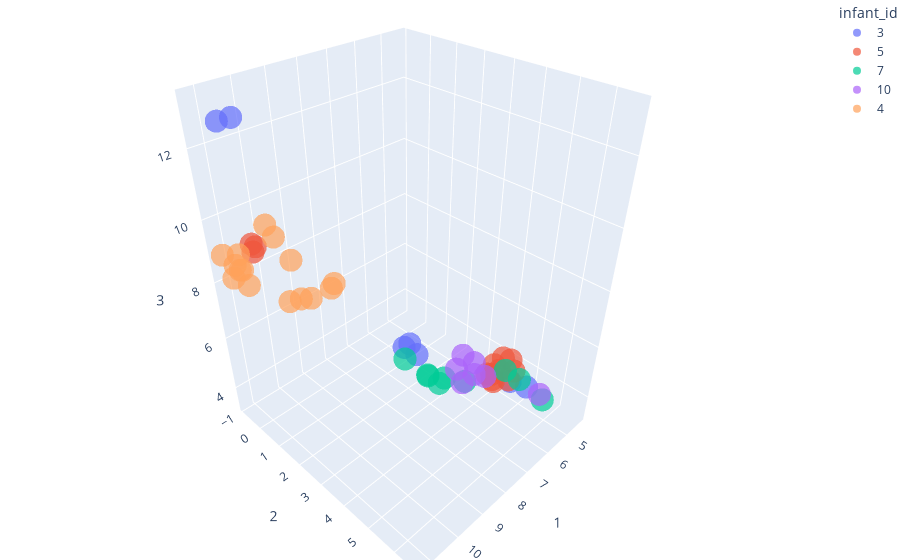

The cell this chart's notebook holds for it:
### Markdown cell above
### Infant clustering

### Code cell
fig = px.scatter_3d(umap_braycurtis_metadata_246_merged,
                    x=1,
                    y=2,
                    z=3,
                    color='infant_id',
                    opacity=0.7)

fig.update_layout(margin=dict(l=0, r=0, b=0, t=0))
fig.show()

### Figure 1 — Plotly figure (JSON) as saved in the notebook; plotly's stock layout.template omitted (floating-point values rounded to 4 significant figures)
{"data": [{"hovertemplate": "infant_id=3<br>1=%{x}<br>2=%{y}<br>3=%{z}<extra></extra>", "legendgroup": "3", "marker": {"color": "#636efa", "opacity": 0.7, "symbol": "circle"}, "mode": "markers", "name": "3", "scene": "scene", "showlegend": true, "type": "scatter3d", "x": [8.691, 8.669, 7.289, 7.483, 8.67, 11.12, 11.1], "y": [3.532, 3.998, 6.634, 6.245, 3.727, -0.09954, 0.541], "z": [6.785, 6.8, 6.466, 6.539, 7.014, 12.89, 13.16]}, {"hovertemplate": "infant_id=5<br>1=%{x}<br>2=%{y}<br>3=%{z}<extra></extra>", "legendgroup": "5", "marker": {"color": "#EF553B", "opacity": 0.7, "symbol": "circle"}, "mode": "markers", "name": "5", "scene": "scene", "showlegend": true, "type": "scatter3d", "x": [10.66, 10.48, 4.601, 4.968, 4.391, 4.606, 4.308, 4.906, 4.39, 5.042, 5.448, 5.434, 10.58], "y": [-0.218, -0.5609, 3.839, 4.492, 4.288, 3.636, 4.068, 3.583, 3.817, 3.909, 4.253, 4.159, -0.1803], "z": [9.045, 9.064, 3.461, 3.714, 3.58, 3.583, 3.876, 3.325, 3.86, 3.387, 3.804, 4.048, 9.199]}, {"hovertemplate": "infant_id=7<br>1=%{x}<br>2=%{y}<br>3=%{z}<extra></extra>", "legendgroup": "7", "marker": {"color": "#00cc96", "opacity": 0.7, "symbol": "circle"}, "mode": "markers", "name": "7", "scene": "scene", "showlegend": true, "type": "scatter3d", "x": [6.178, 4.971, 4.693, 7.537, 7.696, 6.808, 7.472, 7.088, 8.393], "y": [6.514, 4.346, 4.729, 3.822, 3.508, 4.19, 3.288, 3.617, 3.256], "z": [5.123, 4.031, 3.706, 4.853, 5.049, 4.69, 4.795, 4.632, 5.999]}, {"hovertemplate": "infant_id=10<br>1=%{x}<br>2=%{y}<br>3=%{z}<extra></extra>", "legendgroup": "10", "marker": {"color": "#ab63fa", "opacity": 0.7, "symbol": "circle"}, "mode": "markers", "name": "10", "scene": "scene", "showlegend": true, "type": "scatter3d", "x": [6.411, 8.514, 8.71, 8.353, 8.412, 8.18, 8.05], "y": [6.531, 5.268, 5.641, 5.322, 5.746, 5.589, 5.837], "z": [5.516, 7.004, 6.912, 7.412, 7.47, 6.809, 6.82]}, {"hovertemplate": "infant_id=4<br>1=%{x}<br>2=%{y}<br>3=%{z}<extra></extra>", "legendgroup": "4", "marker": {"color": "#FFA15A", "opacity": 0.7, "symbol": "circle"}, "mode": "markers", "name": "4", "scene": "scene", "showlegend": true, "type": "scatter3d", "x": [11.26, 11.1, 10.78, 11.01, 11.0, 10.84, 9.981, 10.17, 11.22, 8.92, 8.849, 9.706, 10.07, 9.841, 9.748], "y": [-0.363, -0.1224, -0.8019, -0.05844, -0.6821, -0.7333, -0.2023, -0.2446, -0.8607, 0.7922, 0.8468, 0.09379, 0.3513, 0.5879, 0.9383], "z": [8.422, 8.72, 8.751, 8.211, 8.564, 8.299, 9.228, 9.667, 8.909, 7.48, 7.638, 8.485, 7.376, 7.478, 7.634]}], "layout": {"legend": {"title": {"text": "infant_id"}, "tracegroupgap": 0}, "margin": {"b": 0, "l": 0, "r": 0, "t": 0}, "scene": {"domain": {"x": [0, 1], "y": [0, 1]}, "xaxis": {"title": {"text": "1"}}, "yaxis": {"title": {"text": "2"}}, "zaxis": {"title": {"text": "3"}}}}}
